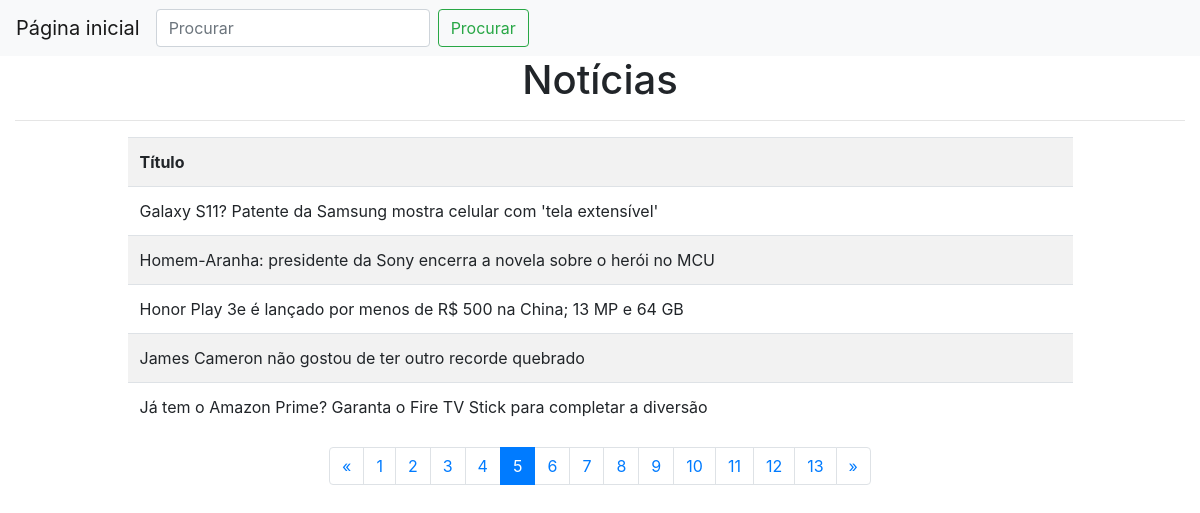
The app's page /?page=5 with its own data.
### core/models.py (models this page shows)
class BaseModel(models.Model):
    id = models.UUIDField(primary_key=True, default=uuid.uuid4, editable=False)
    objects = models.Manager()
    class Meta:
        abstract = True

class Article(BaseModel):
    title = models.CharField(max_length=200)
    class Meta:
        ordering = ('title',)

### core/views.py (the view)
# urls.py: path('', HomeView.as_view(), name='index')
class HomeView(ListView):
    template_name = 'core/index.html'
    model = Article
    form_class = ArticleForm
    context_object_name = 'articles'
    paginate_by = 5
    def get_queryset(self):
        form = self.form_class(self.request.GET)
        if form.is_valid():
            articles = self.model.objects.filter(title__icontains=form.cleaned_data['title'])
        else:
            articles = self.model.objects.all()
        return articles

### core/templatetags/title_tags.py (called while the page is built)
@register.simple_tag(takes_context=True)
def param_replace(context, **kwargs):
    data = {}
    title = context['request'].GET.get('title')
    if title:
        data['title'] = title
    for key, value in kwargs.items():
        if value:
            data[key] = value
    return urlencode(data)

### templates/core/index.html (shortened to what this page needs)
{% extends 'base_with_nav.html' %}
{% load title_tags %}
{% block content %}
<h1 class="text-center">Notícias</h1>
<hr>
{% if articles %}
    <div class="col-md-10 offset-md-1 table-responsive">
        <table class="table table-striped table-hover">
            <tr>
                <th>Título</th>
            </tr>
            {% for article in articles %}
                <tr>
                    <td>{{ article.title }}</td>
                </tr>
            {% endfor %}
        </table>
    </div>
    {% if is_paginated %}
        <nav aria-label="Page navigation example">
            <ul class="pagination justify-content-center">
                {% if page_obj.has_previous %}
                    <li class="page-item"><a class="page-link" href="?{% param_replace page=page_obj.previous_page_number %}">&laquo;</a></li>
                {% else %}
                    <li class="page-item disabled"><span class="page-link">&laquo;</span></li>
                {% endif %}
                {% for i in paginator.page_range %}
                    {% if page_obj.number == i %}
                        <li class="page-item active"><span class="page-link">{{ i }} <span class="sr-only">(current)</span></span></li>
                    {% else %}
                        <li class="page-item"><a class="page-link" href="?{% param_replace page=i %}">{{ i }}</a></li>
                    {% endif %}
                {% endfor %}
                {% if page_obj.has_next %}
                    <li class="page-item"><a class="page-link" href="?{% param_replace page=page_obj.next_page_number %}">&raquo;</a></li>
                {% else %}
                    <li class="page-item disabled"><span class="page-link">&raquo;</span></li>
                {% endif %}
            </ul>
        </nav>
    {% endif %}
{% else %}
<h3 class="text-center">Notícias não encontradas</h3>
{% endif %}
{% endblock %}

### records on screen
Article: title "Galaxy S11? Patente da Samsung mostra celular com 'tela extensível'"
Article: title "Homem-Aranha: presidente da Sony encerra a novela sobre o herói no MCU"
Article: title "Honor Play 3e é lançado por menos de R$ 500 na China; 13 MP e 64 GB"
Article: title "James Cameron não gostou de ter outro recorde quebrado"
Article: title "Já tem o Amazon Prime? Garanta o Fire TV Stick para completar a diversão"

### other values on screen
{{ i }} "1" "2" "3" "4" "6" "7" "8" "9" "10" "11" "12" "13"
{{ i }} "5"
